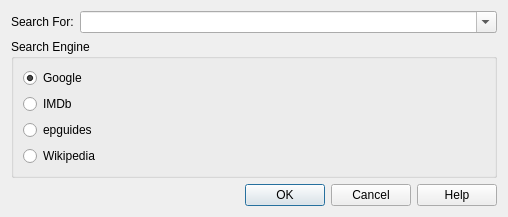
<?xml version="1.0" encoding="UTF-8"?>
<ui version="4.0">
 <class>WebSearchDialog</class>
 <widget class="QDialog" name="WebSearchDialog">
  <property name="geometry">
   <rect>
    <x>0</x>
    <y>0</y>
    <width>508</width>
    <height>212</height>
   </rect>
  </property>
  <property name="windowTitle">
   <string>Web Search</string>
  </property>
  <layout class="QVBoxLayout" name="verticalLayout_2">
   <item>
    <layout class="QHBoxLayout" name="horizontalLayout">
     <item>
      <widget class="QLabel" name="label">
       <property name="text">
        <string>Search For:</string>
       </property>
      </widget>
     </item>
     <item>
      <widget class="QComboBox" name="searchFor">
       <property name="sizePolicy">
        <sizepolicy hsizetype="MinimumExpanding" vsizetype="Fixed">
         <horstretch>0</horstretch>
         <verstretch>0</verstretch>
        </sizepolicy>
       </property>
       <property name="editable">
        <bool>true</bool>
       </property>
      </widget>
     </item>
    </layout>
   </item>
   <item>
    <widget class="QGroupBox" name="groupBox">
     <property name="title">
      <string>Search Engine</string>
     </property>
     <layout class="QVBoxLayout" name="verticalLayout">
      <item>
       <widget class="QRadioButton" name="google">
        <property name="text">
         <string>Google</string>
        </property>
        <property name="checked">
         <bool>true</bool>
        </property>
        <property name="url" stdset="0">
         <string>http://www.google.com/search?q=</string>
        </property>
       </widget>
      </item>
      <item>
       <widget class="QRadioButton" name="imdb">
        <property name="text">
         <string>IMDb</string>
        </property>
        <property name="url" stdset="0">
         <string>http://www.imdb.com/find?q=</string>
        </property>
       </widget>
      </item>
      <item>
       <widget class="QRadioButton" name="epguides">
        <property name="text">
         <string>epguides</string>
        </property>
        <property name="url" stdset="0">
         <string>http://www.google.com/search?btnI&amp;q=allintitle:+site:epguides.com+</string>
        </property>
       </widget>
      </item>
      <item>
       <widget class="QRadioButton" name="wikipedia">
        <property name="text">
         <string>Wikipedia</string>
        </property>
        <property name="url" stdset="0">
         <string>http://en.wikipedia.org/wiki/Special:Search?search=</string>
        </property>
       </widget>
      </item>
     </layout>
    </widget>
   </item>
   <item>
    <spacer name="verticalSpacer">
     <property name="orientation">
      <enum>Qt::Vertical</enum>
     </property>
     <property name="sizeHint" stdset="0">
      <size>
       <width>20</width>
       <height>17</height>
      </size>
     </property>
    </spacer>
   </item>
   <item>
    <widget class="QDialogButtonBox" name="buttonBox">
     <property name="orientation">
      <enum>Qt::Horizontal</enum>
     </property>
     <property name="standardButtons">
      <set>QDialogButtonBox::Cancel|QDialogButtonBox::Help|QDialogButtonBox::Ok</set>
     </property>
    </widget>
   </item>
  </layout>
 </widget>
 <tabstops>
  <tabstop>google</tabstop>
  <tabstop>imdb</tabstop>
  <tabstop>epguides</tabstop>
  <tabstop>wikipedia</tabstop>
  <tabstop>buttonBox</tabstop>
 </tabstops>
 <resources/>
 <connections>
  <connection>
   <sender>buttonBox</sender>
   <signal>accepted()</signal>
   <receiver>WebSearchDialog</receiver>
   <slot>accept()</slot>
   <hints>
    <hint type="sourcelabel">
     <x>248</x>
     <y>254</y>
    </hint>
    <hint type="destinationlabel">
     <x>157</x>
     <y>274</y>
    </hint>
   </hints>
  </connection>
  <connection>
   <sender>buttonBox</sender>
   <signal>rejected()</signal>
   <receiver>WebSearchDialog</receiver>
   <slot>reject()</slot>
   <hints>
    <hint type="sourcelabel">
     <x>316</x>
     <y>260</y>
    </hint>
    <hint type="destinationlabel">
     <x>286</x>
     <y>274</y>
    </hint>
   </hints>
  </connection>
 </connections>
</ui>
